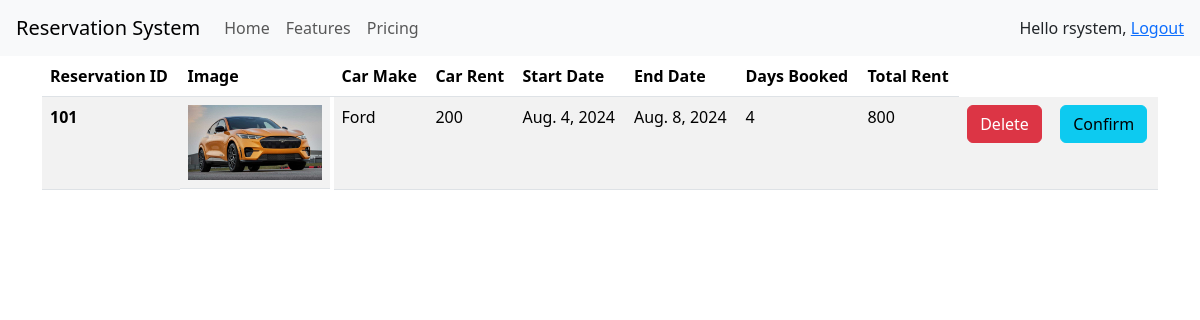
Page /detail/5/ (signed in) on the committed database.
### rsystem/models.py (models this page shows, shortened)
class Reservation(models.Model):
    user = models.ForeignKey(User, blank=True, null=True, on_delete=models.CASCADE)
    anonymous_user = models.CharField(max_length=255, blank=True, null=True)
    car_make = models.ForeignKey(Cars, on_delete=models.CASCADE)
    start_date = models.DateField(default=timezone.now)
    end_date = models.DateField(default=timezone.now)
    class Meta:
        ordering = ['start_date']
    def total_days(self):
        tdays = (self.end_date - self.start_date).days
        if tdays <= 0:
            return 1
        return (self.end_date - self.start_date).days
    def total_rent(self):
        days = self.total_days()
        rent = self.car_make.car_rent
        return days * rent

class Cars(models.Model):
    make = models.CharField(max_length=100)
    slug = models.SlugField(max_length=100)
    car_model = models.IntegerField()
    car_description = models.TextField()
    car_rent = models.IntegerField()
    car_image = models.ImageField(upload_to='media', blank=True)
    updated = models.DateTimeField(auto_now=True)
    class Meta:
        ordering = ['make']
    def __str__(self):
        return self.make

### rsystem/views.py (the view)
# urls.py: path('detail/<int:pk>/', views.car_detail, name='car_detail'),
@login_required
def car_detail(request, pk):
    car_detail = get_object_or_404(Cars, id=pk)
    user_reservation_detail = Reservation.objects.filter(user=request.user)
    return render(request, 'rsystem/detail.html',
                  {'car_detail': car_detail, 'user_reservation_detail': user_reservation_detail})

### rsystem/templates/rsystem/detail.html (shortened to what this page needs)
<!DOCTYPE html>
{% extends 'rsystem/base.html'%}
{% load static %}
{% block content %}
<body>
<div class="container">
<table class="table table-striped">
  <thead>
    <tr>
        <th scope="col">Reservation ID</th>
        <th scope="col">Image</th>
        <th scope="col">Car Make</th>
        <th scope="col">Car Rent</th>
        <th scope="col">Start Date</th>
        <th scope="col">End Date</th>
        <th scope="col">Days Booked</th>
        <th scope="col">Total Rent</th>
    </tr>
  </thead>
  <tbody>
  {% for reservation in user_reservation_detail %}
    <tr>
      <th scope="row">{{reservation.id}}</th>
      <td class="image-cell"><img src="{%if reservation.car_make.car_image %} {{reservation.car_make.car_image.url}}{%else%}{% static 'media/media/na.jpeg'%} {% endif %}" alt="Card image cap" class="img-fluid"></td>
      <td>{{reservation.car_make}}</td>
        <td>{{reservation.car_make.car_rent}}</td>
      <td>{{reservation.start_date}}</td>
        <td>{{reservation.end_date}}</td>
        <td>{{reservation.total_days}}</td>
        <td>{{reservation.total_rent}}</td>
        <td><a href="{% url 'rsystem:delete_reservation' reservation.id %}" class="btn btn-danger">Delete</a></td>
        <td><a href="#" class="btn btn-info">Confirm</a></td>
    </tr>
  {% endfor %}
  </tbody>
</table>
    </div>
</body>
</html>
{% endblock %}

### rsystem/templates/rsystem/navbar.html (shortened to what this page needs)
<!DOCTYPE html>
<html lang="en">
<head>
  <link rel="stylesheet" href="https://cdn.jsdelivr.net/npm/bootstrap@5.3.2/dist/css/bootstrap.min.css">
</head>
<body>
<nav class="navbar navbar-expand-lg navbar-light bg-light px-3">
  <a class="navbar-brand" href="/">Reservation System</a>
  <div class="collapse navbar-collapse" id="navbarNav">
    <ul class="navbar-nav">
      <li class="nav-item active">
        <a class="nav-link" href="#">Home</a>
      </li>
      <li class="nav-item">
        <a class="nav-link" href="#">Features</a>
      </li>
      <li class="nav-item">
        <a class="nav-link" href="#">Pricing</a>
      </li>
    </ul>
    <ul class="navbar-nav ms-auto">
      <li class="nav-item">
        {% if request.user.is_authenticated %}
        Hello {{request.user.first_name|default:request.user.username}},
        <a class="" href="{%url 'rsystem:logout'%}">Logout</a>
        {%else%}
        <a href="{%url 'rsystem:login' %}">Login</a>
        {% endif %}
      </li>
      </ul>
  </div>
</nav>
</body>
</html>

### rsystem/templates/rsystem/detail.html (style rules this page uses)
td.image-cell { width: 150px; height: auto; }
.image-cell { max-width: 100%; height: auto; display: block; }

### rows in the picture
Reservation: id "101", car_make.car_image (picture), car_make "Ford", car_make.car_rent "200", start_date "Aug. 4, 2024", end_date "Aug. 8, 2024", total_days "4", total_rent "800"

### other values in the picture
{{ request.user.first_name|default:request.user.username }} "rsystem"
